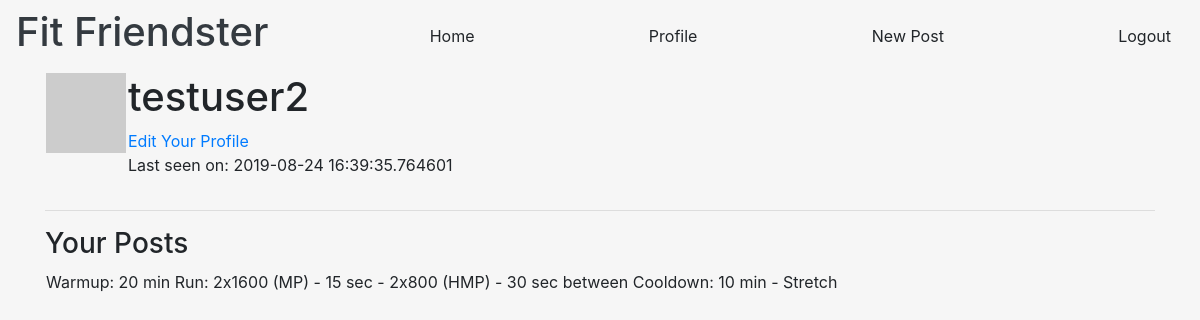
/user/testuser2 (signed in), run on the app's committed database.
### app/models.py (models this page shows, shortened)
class User(UserMixin, db.Model):
    id = db.Column(db.Integer, primary_key=True)
    username = db.Column(db.String(64), index=True, unique=True)
    first_name = db.Column(db.String(32))
    last_name = db.Column(db.String(32))
    email = db.Column(db.String(64), index=True, unique=True)
    password_hash = db.Column(db.String(128))
    about_me = db.Column(db.String(140))
    last_seen = db.Column(db.DateTime, default=datetime.utcnow)
    active = db.Column(db.Boolean)
    user_type = db.Column(db.String(64))
    posts = db.relationship('Post', backref='author', lazy='dynamic')
    def avatar(self, size):
        digest = md5(self.email.lower().encode('utf-8')).hexdigest()
        return 'https://www.gravatar.com/avatar/{}?d=identicon&s={}'.format(digest,size)

class Post(db.Model):
    id = db.Column(db.Integer, primary_key=True)
    title = db.Column(db.String(140))
    body = db.Column(db.String(140))
    timestamp = db.Column(db.DateTime, index=True, default=datetime.utcnow)
    user_id = db.Column(db.Integer, db.ForeignKey('user.id'))

### app/routes.py (the view)
@app.route('/user/<username>')
@login_required
def user(username):
    user = User.query.filter_by(username=username).first_or_404()
    posts = Post.query.filter_by(user_id=user.id).all()
    return render_template('user.html', title='Profile', user=user, posts=posts)

### app/models.py (called while the page is built)
@login.user_loader
def load_user(id):
    return User.query.get(int(id))

### app/routes.py (called while the page is built)
@app.before_request
def before_request():
    if current_user.is_authenticated:
        current_user.last_seen = datetime.utcnow()
        db.session.commit()

### app/templates/user.html (shortened to what this page needs)
{% extends "base.html" %}
{% block app_content %}
    <table>
        <tr valign="top">
            <td><img src="{{ user.avatar(128) }}"></td>
            <td>
                <h1>{{ user.username }}</h1>
                <a href="{{ url_for('edit_profile') }}">Edit Your Profile</a>
                {% if user.last_seen %}
                    <p>Last seen on: {{ user.last_seen }}</p>
                {% endif %}
            </td>
        </tr>
    </table>
    <hr>
        <h3>Your Posts</h3>
        {% for post in posts %}
            {% include '_post.html' %}
        {% endfor %}
{% endblock %}

### app/templates/_post.html
<table>
    <tr valign="top">
        <td
            {{ post.author.username }} says: <br>
            {{ post.body }}
        </td>
    </tr>
</table>

### app/static/styles/base.css (style rules this page uses)
body { background-color: rgba(238, 238, 238, 0.5) !important; background-image: url("https://lh3.googleusercontent.com/Ye6KQ9ZykEWM-KRvGyFK4bJw46YjSk3ykM5nRfwChkEk9jco4NYzXyqyN1JLaJiIGfjFiJW2th52w0a344A8gSdGn49mt-i4GEcqtk34yJnVduKogmziRuLRVTdMDJmgDkRVRheBpis=w2132-h1600-no"); background-blend-mode: color; background-size: cover; background-repeat: no-repeat; height: 1000px; overflow: scroll; }

### data on the page
User: username "testuser2", last_seen "2019-08-24 16:39:35.764601"
Post: body "Warmup: 20 min Run: 2x1600 (MP) - 15 sec - 2x800 (HMP) - 30 sec between Cooldown: 10 min - Stretch"
